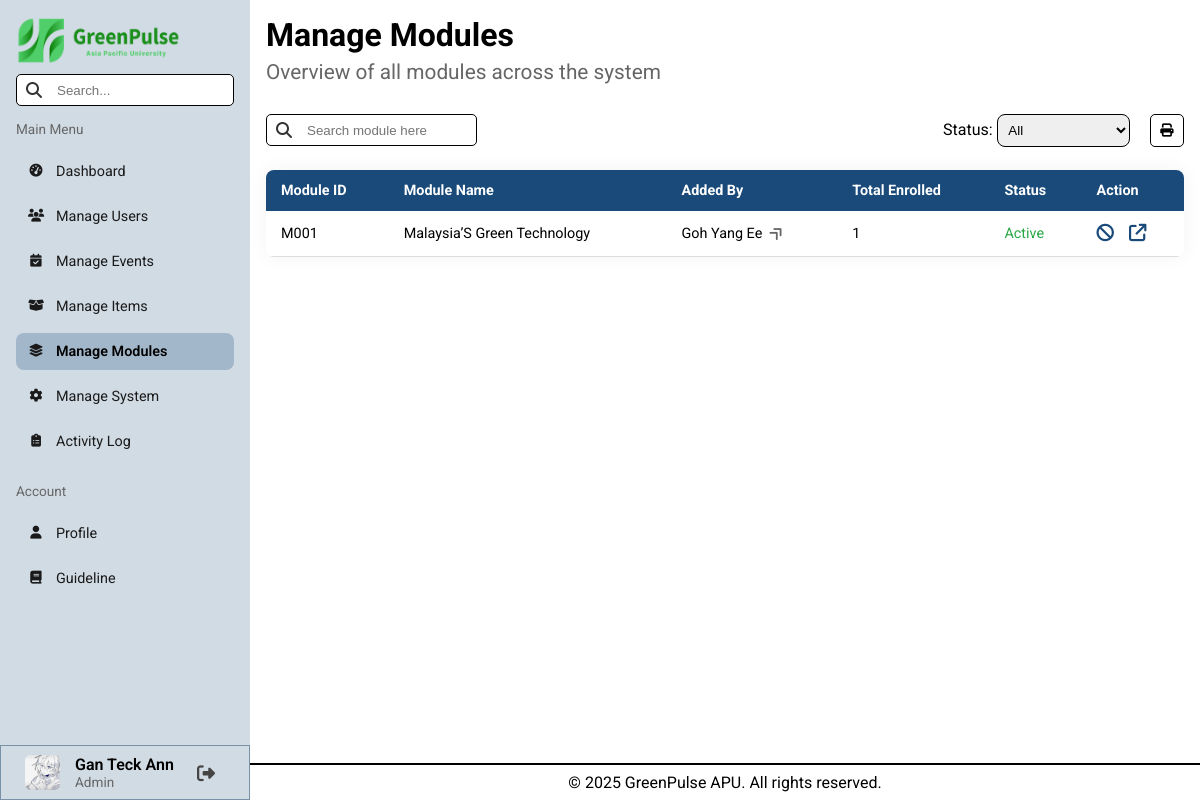
The app's page /pages/admin/manageModules.php (signed in), older data.
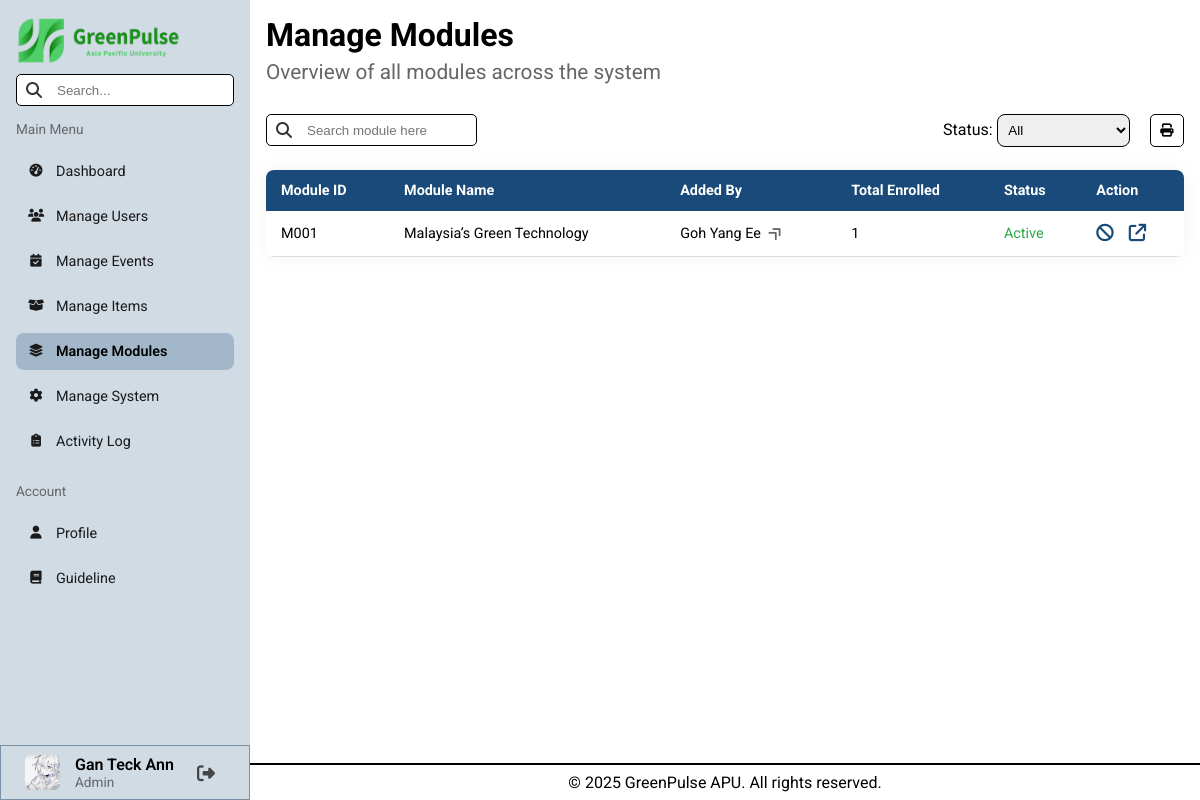
The same page, newer data.
### tables this page shows
CREATE TABLE `users` (
  `user_id` varchar(8) NOT NULL,
  `name` varchar(100) NOT NULL,
  `nationality` varchar(50) DEFAULT NULL,
  `gender` char(1) DEFAULT NULL,
  `date_of_birth` date NOT NULL,
  `contact_number` varchar(12) NOT NULL,
  `education_email` varchar(50) NOT NULL,
  `course_name` varchar(255) NOT NULL,
  `registration_date` date NOT NULL,
  `password` varchar(255) NOT NULL,
  `safety_question_1` varchar(150) DEFAULT NULL,
  `answer_1` varchar(150) DEFAULT NULL,
  `safety_question_2` varchar(150) DEFAULT NULL,
  `answer_2` varchar(150) DEFAULT NULL,
  `green_points` int(11) DEFAULT NULL,
  `total_earned` int(11) DEFAULT NULL,
  `avatar` varchar(255) DEFAULT NULL,
  `role` varchar(50) NOT NULL,
  `last_login` datetime DEFAULT NULL,
  `account_status` varchar(50) NOT NULL DEFAULT 'Active'
);

CREATE TABLE `modules` (
  `module_id` varchar(8) NOT NULL,
  `user_id` varchar(8) NOT NULL,
  `module_name` varchar(100) NOT NULL,
  `module_description` varchar(255) NOT NULL,
  `module_material` varchar(255) NOT NULL,
  `module_video` varchar(255) NOT NULL,
  `module_status` varchar(50) NOT NULL DEFAULT 'Active'
);

### backend/sessionData.php (called while the page is built, shortened)
<?php
    $userID = $_SESSION["userID"];
    $userName = $_SESSION["userName"];
?>

### pages/admin/manageModules.php (the view, shortened to what this page needs)
<?php
    include("../../conn.php");
    include("../../backend/sessionData.php");
    include("../../backend/utility.php");
    $sql = "SELECT * FROM modules";
    $currentStatus = "";
    $result = mysqli_query($conn, $sql);
    $modules = array();
    if (mysqli_num_rows($result) > 0) {
        while ($row = mysqli_fetch_assoc($result)) {
            $modules[] = $row;
        }
    }
?>
<!DOCTYPE html>
<html lang="en">
    <head>
        <link rel="stylesheet" href="../../styles/admin.css">
        <?php include("library.php"); ?>
    </head>
    <body>
        <?php include("header.php"); ?>
        <main class="search-area">
            <h1>Manage Modules</h1>
            <h2 class="page-subTitle">Overview of all modules across the system</h2>
            <div class="action-bar" style="margin: 1em 0;">
                <form action="" method="GET">
                    <div class="table-search-box">
                        <input type="text" name="target" placeholder="Search module here">
                    </div>
                </form>
                <form action="" method="GET" class="select-container" id="module-form">
                    <div class="select-boxs">
                        <div>
                            <label for="moduleStatus">Status: </label>
                            <select name="txtStatus" id="moduleStatus">
                                <option value="" <?php if ($currentStatus === "") echo "selected" ?>>All</option>
                            </select>
                        </div>
                        <button class="print" onclick="window.print()">
                            <i class="fa-solid fa-print"></i>
                        </button>
                    </div>
                </form>
            </div>
            <div class="flex-container desktop-table" style="margin: 1em 0;">
                <table>
                    <thead>
                        <tr>
                            <th>Module ID</th>
                            <th>Module Name</th>
                            <th>Added By</th>
                            <th>Total Enrolled</th>
                            <th>Status</th>
                            <th>Action</th>
                        </tr>
                    </thead>
                    <tbody>
                        <?php
                            foreach ($modules as $row) {
                                $config = tableConfig($row["module_status"]);
                                $textColor = $config[0];
                                $icon = $config[1];
                                $title = $config[2];
                                $nextStatus = $config[3];
                                $author = getUserName($conn, $row["user_id"]);
                                $totalEnrolled = totalEnrolled($conn, $row["module_id"]);
                                echo '<tr>
                                        <td>' . $row['module_id'] . '</td>
                                        <td>' . $row['module_name'] . '</td>
                                        <td>
                                            <a href="viewUserProfile.php?id=' . $row['user_id'] . '" class="redirect-link" title="View User Profile">
                                                ' . $author . '
                                                <i class="fa-solid fa-angle-double-right table-linkIcon"></i>
                                            </a>
                                        </td>
                                        <td>' . $totalEnrolled . '</td>
                                        <td style="color:' . $textColor . '">' . $row['module_status'] . '</td>
                                        <td>
                                            <div class="action-container">
                                                <form action="" method="GET">
                                                    <input type="hidden" name="target_moduleID" value="' . $row['module_id'] . '">
                                                    <input type="hidden" name="next_status" value="' . $nextStatus . '">
                                                    <button name="btnChangeStatus" type="submit" class="action-btn" title="'. $title .'">
                                                        ' . $icon . '
                                                    </button>
                                                </form>
                                                <a href="viewModuleDetails.php?id=' . $row['module_id'] . '" class="action-btn" title="View">
                                                    <i class="fa-solid fa-arrow-up-right-from-square"></i>
                                                </a>
                                            </div>
                                        </td>
                                    </tr>';
                            }
                        ?>
                    </tbody>
                </table>
            </div>
        </main>
        <?php include("footer.php"); ?>
    </body>
</html>

### pages/admin/library.php (shortened to what this page needs)
<link rel="stylesheet" href="https://cdnjs.cloudflare.com/ajax/libs/font-awesome/6.4.0/css/all.min.css">

### pages/admin/header.php (shortened to what this page needs)
<?php
    $sql_userInfo = "SELECT avatar FROM users WHERE user_id = '$userID'";
    $result_userInfo = mysqli_query($conn, $sql_userInfo);
    $data_userInfo = mysqli_fetch_assoc($result_userInfo);
    $avatar = $data_userInfo["avatar"] ?? "src/avatars/default.png";
?>
<aside id="sidebar">
    <img src="../../src/elements/logo_horizontal.png" alt="Logo" width="165rem" height="50rem" class="desktop_logo">
    <div class="search-box">
        <input type="text" id="txtSearchInput" placeholder="Search...">
    </div>
    <p class="sidebar-subTitle">Main Menu</p>
    <div class="nav-pages">
        <a id="dashboard" href="index.php">
            <i class="fa-solid fa-gauge-high"></i> Dashboard
        </a>
        <a id="manageUsers" href="manageUsers.php">
            <i class="fa-solid fa-users"></i> Manage Users
        </a>
        <a id="manageEvents" href="manageEvents.php">
            <i class="fa-solid fa-calendar-check"></i> Manage Events
        </a>
        <a id="manageItems" href="manageItems.php">
            <i class="fa-solid fa-box-open"></i> Manage Items
        </a>
        <a id="manageModules" href="manageModules.php">
            <i class="fa-solid fa-layer-group"></i> Manage Modules
        </a>
        <a id="ManageSystem" href="manageSystem.php">
            <i class="fa-solid fa-gear"></i> Manage System
        </a>
        <a id="activityLog" href="activityLog.php">
            <i class="fa-solid fa-clipboard-list"></i> Activity Log
        </a>
    </div>
    <p class="sidebar-subTitle">Account</p>
    <div class="nav-pages">
        <a id="profile" href="profile.php">
            <i class="fa-solid fa-user"></i> Profile
        </a>
        <a id="guildeline" href="guideline.php">
            <i class="fa-solid fa-book"></i> Guideline
        </a>
    </div>
    <div class="user-info-section">
        <img src="../../<?php echo $avatar ?>" alt="user_avatar" width="35px" height="35px">
        <div class="user-info-box">
            <p class="name"> <?php echo $userName ?? "Unknown User" ?> </p>
            <p class="role">Admin</p>
        </div>
        <form action="../../backend/logoutRedirect.php" method="POST" class="logout-form">
            <button type="submit" class="logout-btn" title="Logout">
                <i class="fa-solid fa-right-from-bracket"></i>
            </button>
        </form>
    </div>
</aside>

### backend/utility.php (shortened to what this page needs)
<?php
    function statusColor($status) {
        if ($status === "Active" || $status === "Complete") {
            return "#28a745";
        }
        elseif ($status === "Inactive" || $status === "Pending") {
            return "#dc3545";
        }
    }
    function getUserName($conn, $user_id) {
        $sql = "SELECT name FROM users WHERE user_id = '$user_id'";
        $result = mysqli_query($conn, $sql);
        if (mysqli_num_rows($result) > 0) {
            $row = mysqli_fetch_assoc($result);
            return $row["name"];
        }
        return "User Not Found";
    }
    function tableConfig($status) {
        switch ($status) {
            case "Active":
                $icon = "<i class='fa-solid fa-ban'></i>";
                $textColor = statusColor($status);
                $nextStatus = "Inactive";
                break;
        }
        $title = $nextStatus;
        return array($textColor, $icon, $title, $nextStatus);
    }
    function totalEnrolled($conn, $moduleID) {
        $sql = "SELECT COUNT(*) AS total FROM module_history
                WHERE module_id = '$moduleID'";
        $result= mysqli_query($conn, $sql);
        $row = mysqli_fetch_assoc($result);
        return $row["total"];
    }
?>

### pages/admin/footer.php
<footer>
    <p>&copy; 2025 GreenPulse APU. All rights reserved.</p>
</footer>

### styles/admin.css (style rules this page uses)
body { min-height: 100vh; display: grid; grid-template-columns: 250px 1fr; grid-template-rows: 1fr auto; grid-template-areas: "sidebar main" "sidebar footer"; }
aside { grid-area: sidebar; padding: 1em; background-color: #d1dbe4; top: 0; position: sticky; align-self: start; height: 100vh; display: flex; flex-direction: column; z-index: 1000; }
main { grid-area: main; padding: 1em; }
footer { grid-area: footer; padding: 0.5em; display: flex; justify-content: center; align-items: center; border-top: 2px black solid; }
footer p { margin: 0; }
.search-box { margin: 0.5em 0; position: relative; }
.search-box input, .table-search-box input, .popup-form input, .popup-input select, .addNewAnnouncem-form input { width: 100%; height: 2rem; padding: 10px 15px 10px 40px; border-radius: 5px; border: none; outline: none; border: 1px black solid; }
.nav-pages { display: flex; flex-direction: column; margin: 1em 0; gap: 0.5em; }
.nav-pages a, .nav-pages i { color: #1a1a1a; font-size: 0.9em; }
.nav-pages a { text-decoration: none; display: flex; align-items: center; padding: 10px 10px; border-radius: 8px; transition: all 0.3s ease; }
.nav-pages i { margin-right: 10px; width: 20px; text-align: center; }
.nav-pages a.active { background-color: #a3b7ca; font-weight: 600; color: #000; }
.user-info-section { margin: auto -1em -1em -1em; border: 1.5px #7992a7 solid; height: 55px; width: 250px; align-self: flex-end; display: flex; flex-direction: row; align-items: center; padding: 0 0 0 1.5em; gap: 15px; }
.user-info-section img { border-radius: 5px; }
.user-info-section .user-info-box .name { font-size: 1em; font-weight: 600; }
.user-info-section .user-info-box .role { font-size: 0.85em; color: #666; }
.logout-form { margin: 0; padding-left: 0.2em; display: flex; }
.logout-btn { background: none; border: none; padding: 5px; cursor: pointer; font-size: 18px; color: #454545; transition: 0.3s; display: flex; align-items: center; }
.sidebar-subTitle { margin-top: 0.5em; font-size: 0.85em; color: #666; }
.page-subTitle { padding: 0.3em 0; color: #666; font-weight: 400; font-size: 1.3em; }
.flex-container { display: flex; flex-direction: column; justify-content: center; align-items: center; }
.item-chart select, .select-boxs select { width: 10em; padding: 0.5em; border-radius: 8px; border: 1px black solid; }
table { width: 100%; border-collapse: collapse; background-color: #ffffff; font-size: 0.9em; min-width: 400px; border-radius: 8px; box-shadow: 0 0 20px rgba(0, 0, 0, 0.05); overflow: hidden; }
thead tr { background-color: #194a7a; color: #ffffff; text-align: left; font-weight: bold; }
th, td { padding: 12px 15px; }
tbody tr { border-bottom: 1px solid #dddddd; }
.action-container { display: flex; flex-direction: row; justify-content: left; gap: 15px; font-size: 1.1em; }
.action-btn { background: none; border: none; cursor: pointer; font-size: 1.1em; color: #194a7a; }
.action-bar { display: flex; flex-direction: row; justify-content: space-between; align-items: center; width: 100%; gap: 10px; }
.table-search-box { margin: 0.5em 0; position: relative; width: 100%; }
.table-search-box input { width: 90%; }
.select-container { display: flex; flex-direction: row; gap: 15px; }
.select-boxs, .action-btns { gap: 20px; }
.select-boxs { display: flex; flex-direction: row; }
.select-container button { background-color: rgba(25, 74, 122, 0.6); padding: 0.5em 0.7em; border: none; border-radius: 5px; }
.print { padding: 0 1em; background-color: white !important; border: 1px black solid !important; }
.redirect-link { color: black; text-decoration: none; cursor: pointer; }
.table-linkIcon { transform: rotate(-45deg); color: #666; margin-left: 0.3em; font-weight: 300; }
button, select { cursor: pointer; }

### styles/general.css (style rules this page uses)
* { margin: 0; padding: 0; box-sizing: border-box; }
body { font-family: "Roboto", sans-serif; }
html, body { max-width: 100%; overflow-x: clip; }

Row changes from the older to the newer data that the page shows:
changed modules "Active": module_name "Malaysia’S Green Technology" → "Malaysia’s Green Technology"
